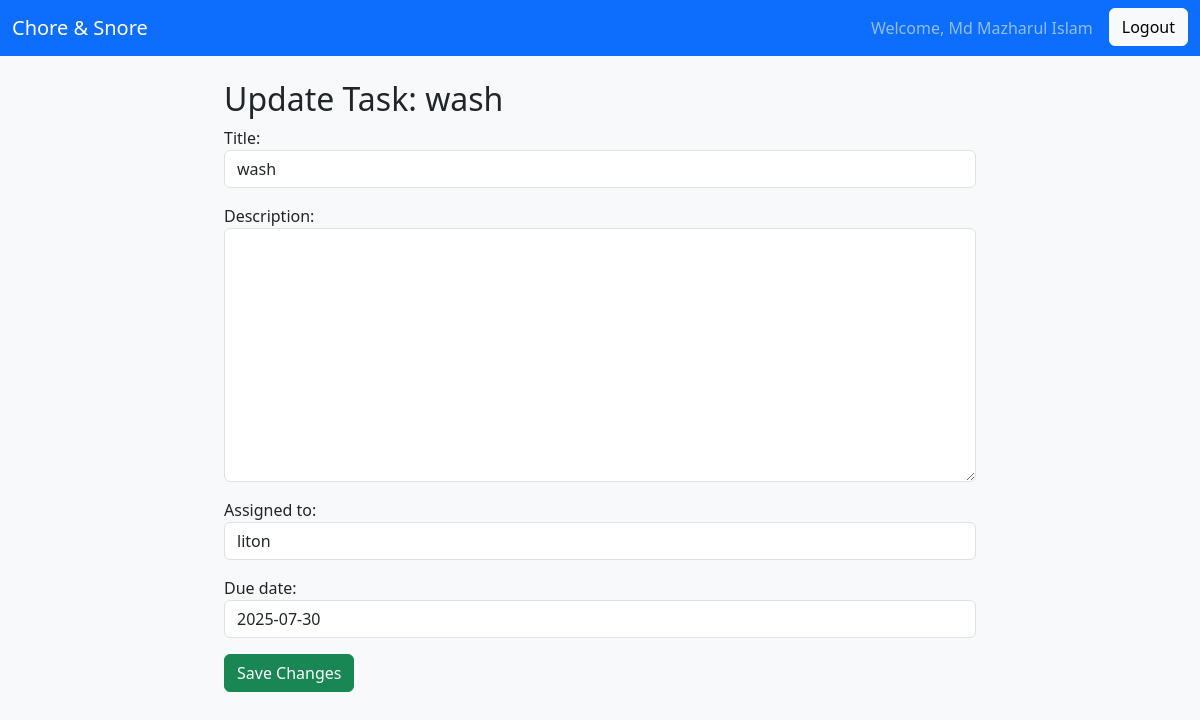
Page /update/4/ (signed in) on the committed database.
### users/models.py (models this page shows)
class CustomUser(AbstractUser):
    OCCUPATION_CHOICES = (
        ('student', 'Student'),
        ('labor', 'Labor'),
        ('job_holder', 'Job Holder'),
        ('freelancer', 'Freelancer'),
        ('unemployed', 'Unemployed'),
        ('other', 'Other'),
    )
    occupation = models.CharField(max_length=20, choices=OCCUPATION_CHOICES, default='student')
    phone_number = models.CharField(max_length=15)
    address = models.TextField()
    def __str__(self):
        return self.username

### tasks/models.py (models this page shows, shortened)
class Task(models.Model):
    title = models.CharField(max_length=100)
    description = models.TextField(blank=True, null=True)
    group = models.ForeignKey(Group, on_delete=models.CASCADE)
    created_by = models.ForeignKey(settings.AUTH_USER_MODEL, on_delete=models.CASCADE, related_name='created_tasks')
    assigned_to = models.ForeignKey(settings.AUTH_USER_MODEL, on_delete=models.CASCADE, related_name='assigned_tasks',
                                    null=True, blank=True)
    due_date = models.DateField(null=True, blank=True)
    created_at = models.DateTimeField(auto_now_add=True)
    is_completed = models.BooleanField(default=False)

### tasks/views.py (the view)
# urls.py: path('update/<int:task_id>/', views.update_task, name='update_task'),
@login_required
def update_task(request, task_id):
    task = get_object_or_404(Task, id=task_id)
    if request.user != task.group.leader:
        return HttpResponseForbidden("Only the group leader can update tasks.")
    if request.method == "POST":
        form = TaskForm(request.POST, instance=task)
        if form.is_valid():
            form.save()
            return redirect("group_detail", group_id=task.group.id)
    else:
        form = TaskForm(instance=task)
    return render(request, "tasks/update_task.html", {"form": form, "task": task})

### tasks/forms.py
class TaskForm(forms.ModelForm):
    class Meta:
        model = Task
        fields = ['title', 'description', 'assigned_to', 'due_date']
    def __init__(self, *args, **kwargs):
        super().__init__(*args, **kwargs)
        for field in self.fields.values():
            field.widget.attrs['class'] = 'form-control'

### tasks/templates/tasks/update_task.html (shortened to what this page needs)
{% extends 'base.html' %}
{% block content %}
<div class="container mt-4">
    <h2>Update Task: {{ task.title }}</h2>
    <form method="post">
        {{ form.as_p }}
        <button type="submit" class="btn btn-success">Save Changes</button>
    </form>
</div>
{% endblock %}

### templates/base.html (shortened to what this page needs)
<!DOCTYPE html>
<html lang="en">
<head>
    <link href="https://cdn.jsdelivr.net/npm/bootstrap@5.3.2/dist/css/bootstrap.min.css" rel="stylesheet">
</head>
<body>
<nav class="navbar navbar-expand-lg navbar-dark bg-primary mb-4">
    <div class="container-fluid">
        <a class="navbar-brand" href="{% url 'dashboard' %}">Chore & Snore</a>
        <div class="d-flex">
            {% if user.is_authenticated %}
                <span class="navbar-text me-3">Welcome, {{ user.first_name }}</span>
                <form method="post" action="{% url 'logout' %}">
                    <button type="submit" class="btn btn-light">Logout</button>
                </form>
            {% else %}
                <a class="btn btn-light me-2" href="{% url 'login' %}">Login</a>
                <a class="btn btn-light" href="{% url 'register' %}">Register</a>
            {% endif %}
        </div>
    </div>
</nav>
<div class="container">
    {% block content %}{% endblock %}
</div>
</body>
</html>

### templates/base.html (style rules this page uses)
body { background-color: #f8f9fa; }
.container { max-width: 800px; }

### rows in the picture
CustomUser: first_name "Md Mazharul Islam"
Task: title "wash", assigned_to "liton", due_date "2025-07-30"
